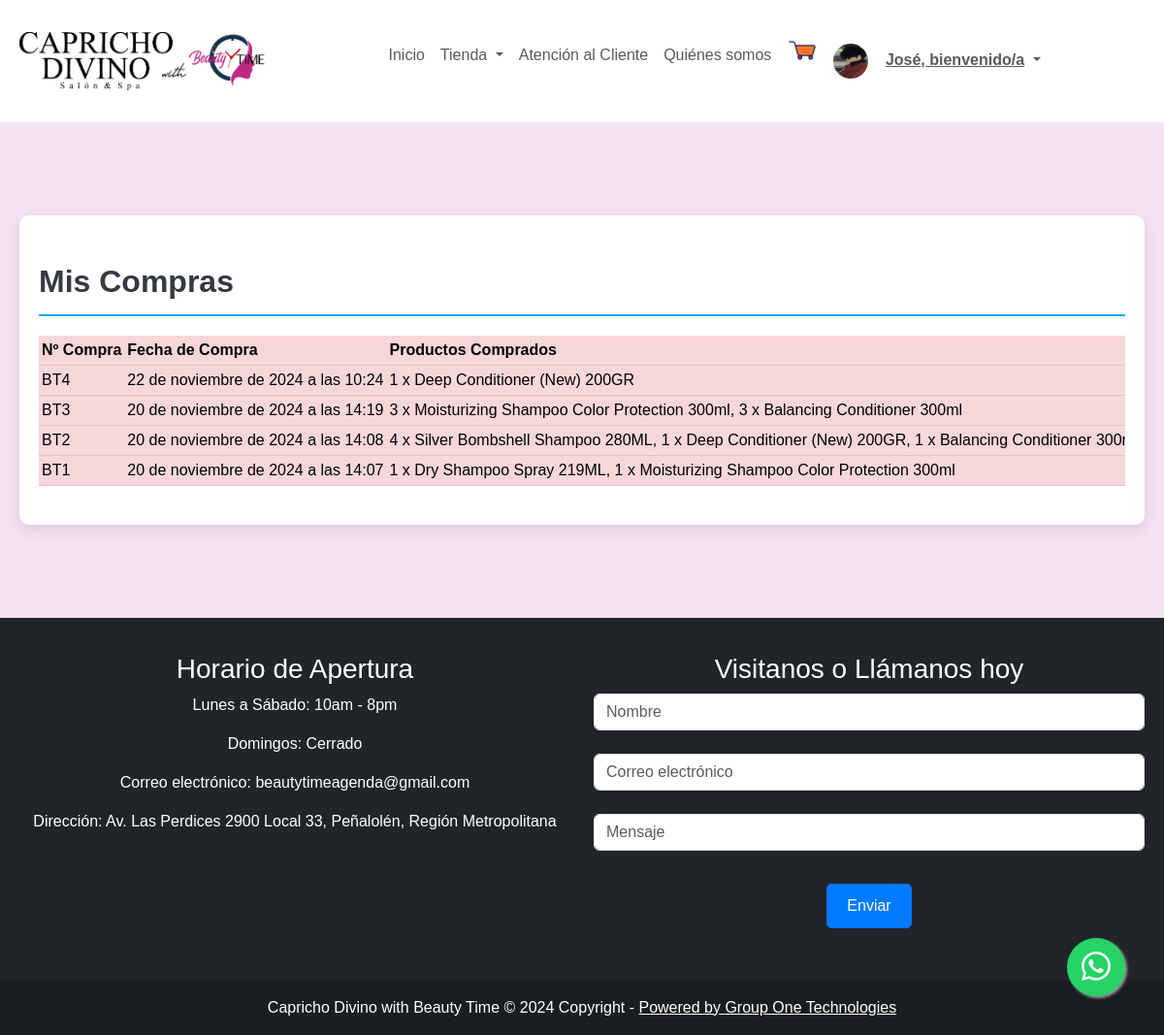
The app's page /paginas/misOrdenes (signed in), older data.
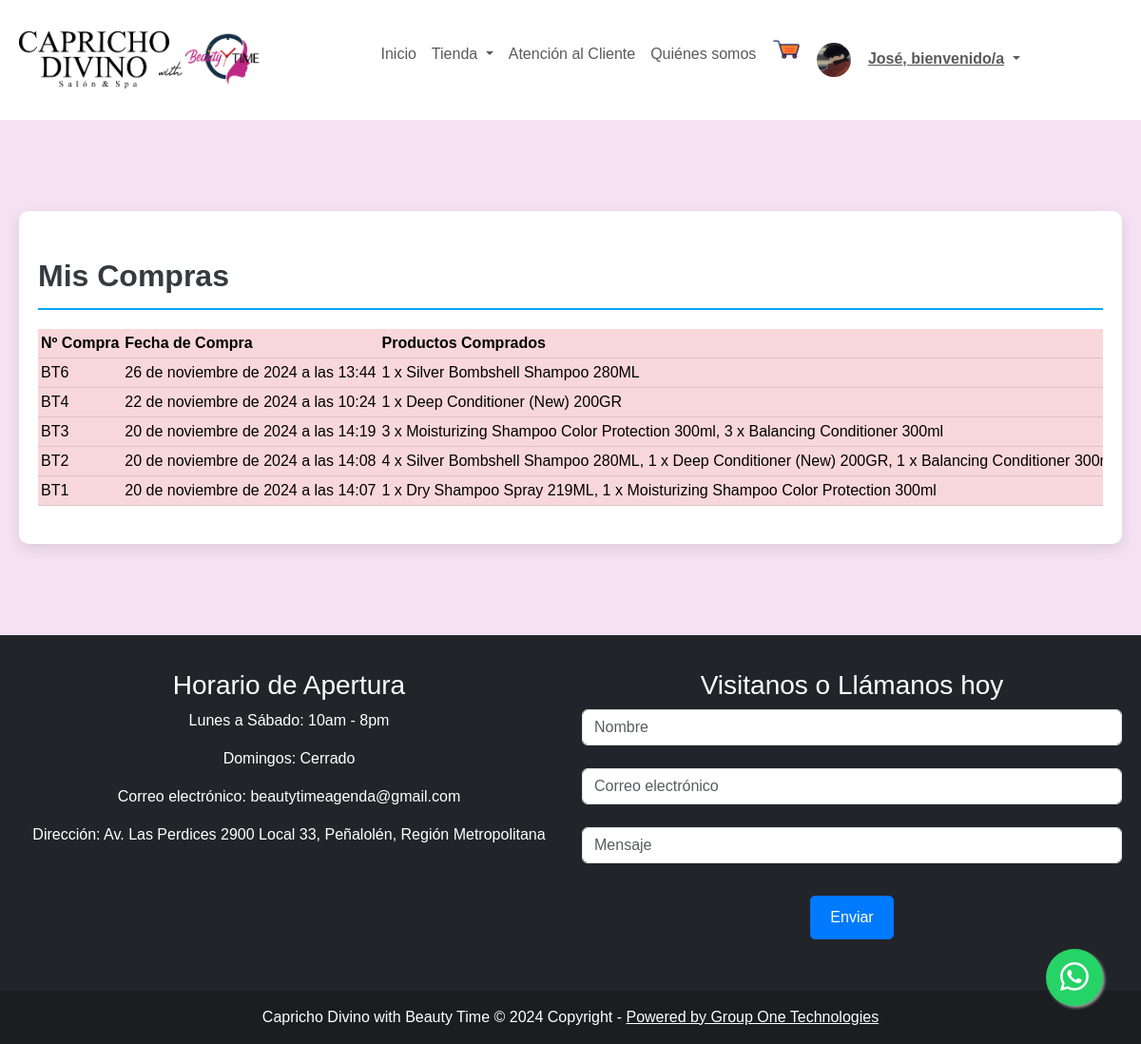
The same page, newer data.
### core/models.py (models this page shows, shortened)
class Order(TimeStampedModel):
    ESTADO_VENTA = [
        ('En Preparación', 'En Preparación'),
        ('En Ruta', 'En Ruta'),
        ('Entregado', 'Entregado'),
    ]
    user=models.ForeignKey(User, on_delete=models.SET_NULL, null=True)
    email = models.EmailField()
    direccion = models.CharField("Dirección", max_length=250, null = True)
    telefono = models.CharField("Teléfono", max_length=250, null = True)
    observaciones = models.CharField("Observaciones", max_length=250, blank=True)
    region = models.CharField("Región", max_length=200, choices=REGIONES, default=REGIONES[0][0])
    comuna = models.CharField("Comuna", max_length=200, choices=COMUNAS, default=COMUNAS[0][0])
    estado_venta = models.CharField("Estado Órden", max_length=200, choices=ESTADO_VENTA, default=ESTADO_VENTA[0][0])
    is_pagado = models.BooleanField(default=False)
    class Meta:
        ordering = ("-created", )
        verbose_name = "Orden"
        verbose_name_plural = "Ordenes"
    def __str__(self):
        return 'BT{}'.format(self.id)
    def get_precio_total(self):
        total_costo = sum(item.get_precio_total() for item in self.items.all())
        return total_costo
    @property
    def description(self):
        descriptions = []
        for orderitem in self.items.all():  # accediendo a la relación de items
            description = '{} x {}'.format(orderitem.cantidad, orderitem.item.nombre)  # 'item' es el producto
            descriptions.append(description)
        return ", ".join(descriptions)

class OrderItem(models.Model):
    orden = models.ForeignKey(Order, related_name="items", on_delete=models.CASCADE)
    item = models.ForeignKey(Item, related_name="order_items", on_delete=models.CASCADE)
    cantidad = models.PositiveIntegerField(
        validators=[
            MinValueValidator(1),
            MaxValueValidator(100)
        ]
    )
    costo = models.DecimalField(max_digits=10, decimal_places=2)
    def get_precio_total(self):
        return self.costo * self.cantidad

class Item(models.Model):
    nombre = models.CharField(max_length=100, null=False)
    descripcion = models.TextField(null=True, blank=True)
    categoria = models.ForeignKey(Categoria, on_delete=models.CASCADE, related_name='items')
    tipo = models.CharField(max_length=50, choices=[('producto', 'Producto'), ('servicio', 'Servicio')])
    costo = models.IntegerField(default=0)
    costo2 = models.IntegerField(default=0)
    picture = models.ImageField(upload_to='media/items/', null=True, blank=True)
    descuento = models.DecimalField(max_digits=4, decimal_places=2, null=True, blank=True, default=0.00)
    class Meta:
        verbose_name = 'item'
        verbose_name_plural = 'items'

### core/views.py (the view)
# urls.py: path('paginas/misOrdenes', views.misOrdenes, name="misOrdenes"),
@login_required
def misOrdenes(request):
    ordenes = Order.objects.filter(user=request.user)
    print(ordenes)
    return render(request, 'tienda/misOrdenes.html',  {'ordenes': ordenes} )

### core/cart.py (called while the page is built, shortened)
  def __iter__(self):
    cart = copy.deepcopy(self.cart)
    productos = Producto.objects.filter(id__in=cart)
    for producto in productos:
      cart[str(producto.id)]["producto"] = producto

### core/context_processors.py (called while the page is built)
def cart_badge(request):
    cart = Cart(request)
    item_count = sum(item['cantidad'] for item in cart)
    return {'cart_badge': item_count}

### core/templates/tienda/misOrdenes.html (shortened to what this page needs)
{% extends "base/base.html" %}
{% load widget_tweaks %}
{% load static %}
{% block css %}
<link rel="stylesheet" href="{% static 'css/productos.css' %}">
{% endblock %}
{% block template %}
<section class="py-5">
  <div class="container py-5 h-100">
    <div class="row d-flex justify-content-center align-items-center h-100"  style="background: (249, 215, 218)">
      <div class="col col-12">
        <div class="wrapper">
          <div class="text-left mt-4 name">
          Mis Compras
          </div>
            <div class="table-responsive">
              <table class="table table-danger table-hover rounded">
                <tbody>
                  <tr class="table-danger">
                    <th>Nº Compra</th>
                    <th>Fecha de Compra</th>
                    <th>Productos Comprados</th>
                  </tr>
                  {% for order in ordenes %}
                  <tr>
                    <td>{{order}}</td>
                    <td>{{order.created}}</td>
                    <td>{{order.description}}</td>
                  </tr>
                  {% endfor %}
                </tbody>
              </table>
            </div>
          </div>
        </div>
      </div>
    </div>
</section>
{% endblock %}

Row changes from the older to the newer data that the page shows:
added Order: id "BT6", created "26 de noviembre de 2024 a las 13:44", description "1 x Silver Bombshell Shampoo 280ML"
